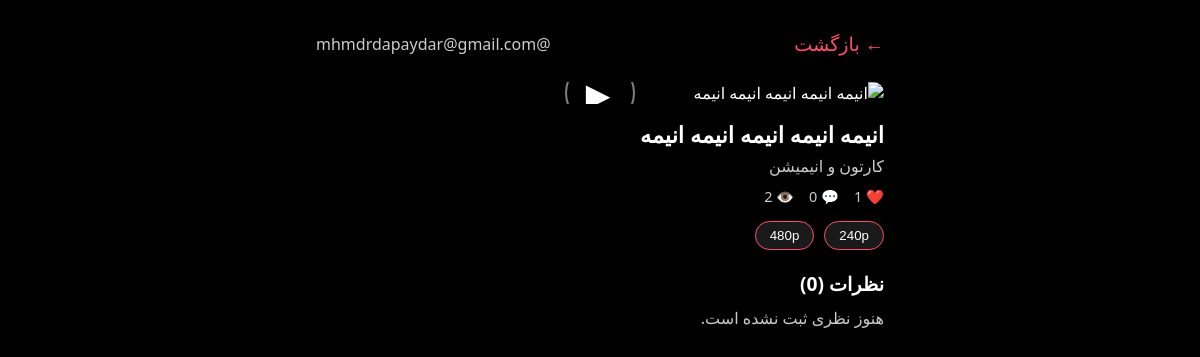
Screenshot of /post.php?hash=c1b89adbc3fd872c1da1 (signed in) with the database file from the repository.
### tables this page shows
CREATE TABLE `posts` (
  `id` int NOT NULL,
  `user_id` int NOT NULL,
  `title` varchar(255) NOT NULL,
  `subtitle` varchar(500) DEFAULT NULL,
  `media_url` varchar(500) DEFAULT NULL,
  `is_auto_generated` tinyint(1) NOT NULL DEFAULT '0',
  `share_hash` varchar(20) NOT NULL,
  `view_count` int DEFAULT '0',
  `created_at` timestamp NULL DEFAULT CURRENT_TIMESTAMP,
  `updated_at` timestamp NULL DEFAULT CURRENT_TIMESTAMP ON UPDATE CURRENT_TIMESTAMP
);

CREATE TABLE `users` (
  `id` int NOT NULL,
  `username` varchar(50) NOT NULL,
  `first_name` varchar(100) NOT NULL,
  `last_name` varchar(100) NOT NULL,
  `mobile` varchar(20) DEFAULT NULL,
  `mobile_verified` tinyint(1) DEFAULT '0',
  `last_otp` varchar(10) DEFAULT NULL,
  `otp_expires_at` timestamp NULL DEFAULT NULL,
  `email` varchar(100) DEFAULT NULL,
  `password` varchar(255) NOT NULL,
  `display_name` varchar(100) DEFAULT NULL,
  `subscription_end_date` date DEFAULT NULL,
  `is_subscription_active` tinyint(1) DEFAULT '0',
  `balance` int DEFAULT '0',
  `avatar_url` varchar(500) DEFAULT NULL,
  `bio` text,
  `last_seen` timestamp NULL DEFAULT NULL,
  `is_online` tinyint(1) DEFAULT '0',
  `restricted_until` timestamp NULL DEFAULT NULL,
  `restriction_reason` varchar(255) DEFAULT NULL,
  `restriction_type` enum('ban','mute','post_ban','message_ban') DEFAULT NULL,
  `created_at` timestamp NULL DEFAULT CURRENT_TIMESTAMP,
  `updated_at` timestamp NULL DEFAULT CURRENT_TIMESTAMP ON UPDATE CURRENT_TIMESTAMP
);

### post.php (the view, shortened to what this page needs)
<?php
require_once 'config.php';
$hash = $_GET['hash'] ?? '';
$stmt = $pdo->prepare("SELECT p.*, u.username, u.display_name FROM posts p JOIN users u ON p.user_id = u.id WHERE p.share_hash = ?");
$stmt->execute([$hash]);
$post = $stmt->fetch(PDO::FETCH_ASSOC);
$pdo->prepare("UPDATE posts SET view_count = view_count + 1 WHERE id = ?")->execute([$post['id']]);
$media = ['img' => '', 'qualities' => []];
$parts = explode(',', $post['media_url']);
foreach ($parts as $part) {
    $kv = explode('=', $part, 2);
    if (count($kv) == 2) {
        $key = trim($kv[0]);
        $value = trim($kv[1]);
        if ($key === 'img') {
            $media['img'] = $value;
        } else {
            $media['qualities'][$key] = $value;
        }
    }
}
$likes = $pdo->prepare("SELECT COUNT(*) FROM post_likes WHERE post_id = ?");
$likes->execute([$post['id']]);
$likeCount = $likes->fetchColumn();
$commentsStmt = $pdo->prepare("SELECT pc.comment, pc.created_at, u.username, u.display_name, u.avatar_url
                               FROM post_comments pc
                               JOIN users u ON pc.user_id = u.id
                               WHERE pc.post_id = ?
                               ORDER BY pc.created_at DESC");
$commentsStmt->execute([$post['id']]);
$comments = $commentsStmt->fetchAll(PDO::FETCH_ASSOC);
?>
<!DOCTYPE html>
<html lang="fa" dir="rtl">
<head>
</head>
<body>
<div class="container">
    <div class="header">
        <a href="javascript:history.back()" class="back">← بازگشت</a>
        <span style="color:var(--secondary);">@<?= htmlspecialchars($post['username']) ?></span>
    </div>
    <div class="media-container" id="mediaContainer">
        <?php if (!empty($media['img'])): ?>
            <img src="<?= htmlspecialchars($media['img']) ?>" alt="<?= htmlspecialchars($post['title']) ?>" id="postImage">
            <div class="play-btn-overlay" id="playBtn" onclick="startPlayback()">
                <span class="play-icon">▶</span>
            </div>
        <?php endif; ?>
    </div>
    <div class="post-info">
        <h1><?= htmlspecialchars($post['title']) ?></h1>
        <?php if (!empty($post['subtitle'])): ?>
            <p class="subtitle"><?= htmlspecialchars($post['subtitle']) ?></p>
        <?php endif; ?>
        <div class="meta">
            <span>❤️ <?= $likeCount ?></span>
            <span>💬 <?= count($comments) ?></span>
            <span>👁️ <?= $post['view_count'] ?></span>
        </div>
    </div>
    <?php if (!empty($media['qualities'])): ?>
        <div class="qualities" id="qualityButtons">
            <?php foreach ($media['qualities'] as $label => $url): ?>
                <button onclick="selectQuality('<?= addslashes($label) ?>')" data-label="<?= htmlspecialchars($label) ?>"><?= htmlspecialchars($label) ?></button>
            <?php endforeach; ?>
        </div>
    <?php endif; ?>
    <div class="comments-section">
        <h2>نظرات (<?= count($comments) ?>)</h2>
        <?php if ($comments): ?>
            <?php foreach ($comments as $c): ?>
                <div class="comment">
                    <strong><?= htmlspecialchars($c['display_name'] ?: $c['username']) ?></strong>:
                    <?= htmlspecialchars($c['comment']) ?>
                    <div style="font-size:0.75rem; color:#888;"><?= $c['created_at'] ?></div>
                </div>
            <?php endforeach; ?>
        <?php else: ?>
            <p style="color:var(--secondary);">هنوز نظری ثبت نشده است.</p>
        <?php endif; ?>
    </div>
</div>
</body>
</html>

### post.php (style rules this page uses)
:root { --primary: #ff4d6d; --bg: #000; --text: #fff; --secondary: #ccc; }
* { margin:0; padding:0; box-sizing:border-box; }
body { font-family: 'Segoe UI', Tahoma, sans-serif; background: var(--bg); color: var(--text); min-height: 100vh; display: flex; flex-direction: column; align-items: center; }
.container { width: 100%; max-width: 600px; margin: 0 auto; padding: 20px 16px 100px; }
.header { display: flex; justify-content: space-between; align-items: center; padding: 10px 0; margin-bottom: 15px; }
.header .back { color: var(--primary); text-decoration: none; font-size: 1.2rem; }
.media-container { position: relative; width: 100%; border-radius: 16px; overflow: hidden; background: #000; }
.media-container img { width: 100%; display: block; transition: opacity 0.4s; }
.play-btn-overlay { position: absolute; top: 50%; left: 50%; transform: translate(-50%,-50%); width: 70px; height: 70px; background: rgba(0,0,0,0.5); backdrop-filter: blur(10px); border-radius: 50%; display: flex; align-items: center; justify-content: center; cursor: pointer; z-index: 5; border: 2px solid rgba(255,255,255,0.5); transition: 0.3s; }
.play-icon { font-size: 2rem; color: #fff; margin-right: 4px; }
.post-info { margin: 15px 0; }
.post-info h1 { font-size: 1.4rem; margin-bottom: 5px; }
.post-info .subtitle { color: var(--secondary); margin-bottom: 10px; }
.meta { display: flex; gap: 15px; color: var(--secondary); font-size: 0.9rem; margin-bottom: 10px; }
.qualities { display: flex; gap: 10px; flex-wrap: wrap; margin: 15px 0; }
.qualities button { background: rgba(255,255,255,0.1); border: 1px solid var(--primary); padding: 6px 14px; border-radius: 20px; color: #fff; cursor: pointer; transition: 0.3s; }
.comments-section { margin-top: 20px; }
.comments-section h2 { font-size: 1.2rem; margin-bottom: 10px; }

### rows the page displays
posts: user.username "mhmdrdapaydar@gmail.com", title "انیمه انیمه انیمه انیمه انیمه", subtitle "کارتون و انیمیشن", view_count "2"

### other values shown
$likeCount "1"
count($comments) "0"
$label "240p"
$label "480p"
